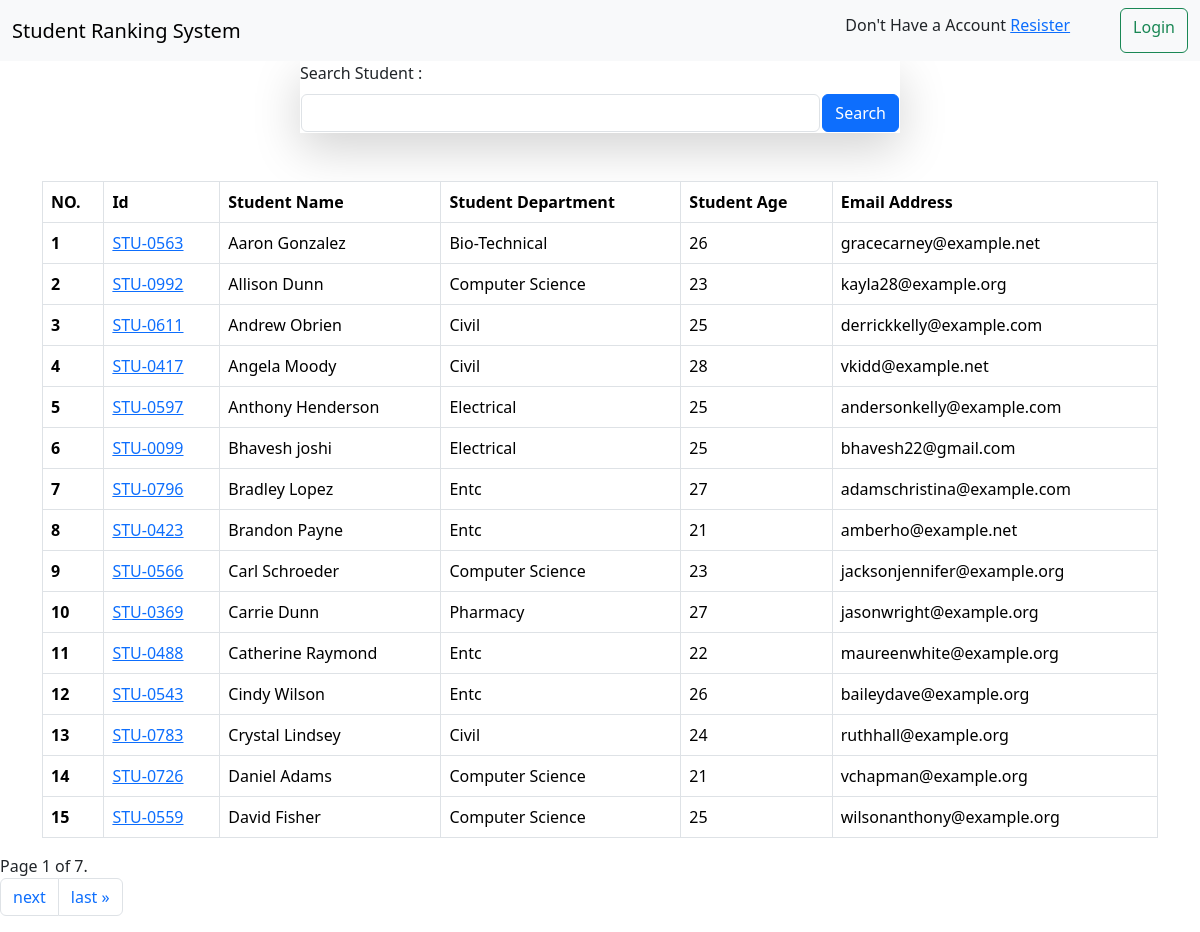
The page / on the database its author committed.
### student/models.py (models this page shows, shortened)
class Student(models.Model):  # Added missing inheritance
    department = models.ForeignKey(Department, related_name="depart", on_delete=models.CASCADE)
    student_id = models.OneToOneField(StudentID, related_name="studentid", on_delete=models.CASCADE)  # Fixed on_delete
    student_name = models.CharField(max_length=100)
    student_email = models.EmailField(unique=True)  # Fixed spelling
    student_age = models.IntegerField(default=18)
    student_address = models.CharField(max_length=100)
    class Meta:
        ordering = ['student_name']
        verbose_name = "student"  # Fixed incorrect tuple format

class StudentID(models.Model):
    student_id = models.CharField(max_length=100, unique=True)
    def __str__(self) -> str:
        return self.student_id

class Department(models.Model):
    department = models.CharField(max_length=100)
    def __str__(self) -> str:
        return self.department
    class Meta:
        ordering = ['department']

### student/views.py (the view)
# urls.py: path('', students,),
def students(request):
    queryset=  Student.objects.all()
    if request.GET.get('s-student'):
        query = request.GET.get('s-student')
        queryset= queryset.filter(Q(student_name__icontains=query) | Q(student_age__icontains=query) |
        Q(student_email__icontains=query)| Q(department__department__icontains=query))
    paginator = Paginator(queryset, 15)  # Show 25 contacts per page.
    query = request.GET.get('s-page', '')
    page_number = request.GET.get("page", query)
    page_obj = paginator.get_page(page_number)
    context = {"queryset": page_obj}  # Pass the students queryset, not query string
    return render(request, 'report/student.html', context)

### student/templates/report/student.html (shortened to what this page needs)
{% extends 'base.html' %}
{% block head %}
    <div mx-auto col-6>
      <form class="col-6 mx-auto shadow-lg"  method="GET"   >
         <div class="mb-3 mt-0">
          <table>
            <tr>
            <label for="exampleInputEmail1" class="form-label">Search Student :</label>
            <th><input  style="margin-right: 300px;" type="text" class="form-control" name="s-student"></th>
            <th><button search="s-student" class="btn btn-primary">Search</button ></th>
            </tr>
            </table>
         </div>
      </form>
    </div>
    <div class="container mt-5">
    <table class="table table-bordered">
      <thead>
        <tr>
          <th scope="col">NO. </th>
          <th scope="col">Id </th>
          <th scope="col">Student Name</th>
          <th scope="col">Student Department</th>
          <th scope="col">Student Age</th>
          <th scope="col">Email Address</th>
        </tr>
      </thead>
      <tbody>
        {% for student in queryset %}
        <tr>
          <th>{{ forloop.counter }}</th>
          <td>
             <a href="{% url 'see_marks' student.student_id  %}">{{ student.student_id }} </a>
         </td>
          <td>{{ student.student_name }} </td>
          <td> {{ student.department }}</td>
          <td>{{ student.student_age }} </td>
          <td>{{ student.student_email }} </td>
        </tr>
        {% endfor %}
      </tbody>
    </table>
  </div>
    <nav aria-label="...">
      <span class="current">
        Page {{ queryset.number }} of {{ queryset.paginator.num_pages }}.
    </span>
        <ul class="pagination">
            {% if queryset.has_next %}
                <li class="page-item "><a class="page-link"   href="?page={{ queryset.next_page_number }}">next</a></li>
                <li class="page-item "><a  class="page-link"  href="?page={{ queryset.paginator.num_pages }}">last &raquo;</a></li>
            {% endif %}
        </ul>
    </nav>
    {% endblock %}

### student/templates/base.html (shortened to what this page needs)
<!DOCTYPE html>
<html lang="en">
  <head>
    <link href="https://cdn.jsdelivr.net/npm/bootstrap@5.3.3/dist/css/bootstrap.min.css" rel="stylesheet">
</head>
<body>
  <nav class="navbar bg-body-tertiary ">
    <div class="container-fluid">
      <a class="navbar-brand">Student Ranking System</a>
      <form class="d-flex" role="search">
        {% if request.user.is_authenticated %}
       <h5 style="color: rgb(179, 164, 194); margin-right: 50px; margin-top: 10px;"> </h5>
            <a href="/logout/" class="btn btn-outline-danger">Logout</a>
        {% else %}
              <p style="margin-top: 5px; margin-right: 50px;">Don't Have a Account  <a href="\register\"> Resister </a></p>
            <a href="/login/" class="btn btn-outline-success">Login</a>
        {% endif %}
    </form>
    </div>
  </nav>
{% block head %}
{% endblock %}
</body>
</html>

### rows shown on the page
Student: student_id "STU-0563", student_name "Aaron Gonzalez", department "Bio-Technical", student_age "26", student_email "gracecarney@example.net"
Student: student_id "STU-0992", student_name "Allison Dunn", department "Computer Science", student_age "23", student_email "kayla28@example.org"
Student: student_id "STU-0611", student_name "Andrew Obrien", department "Civil", student_age "25", student_email "derrickkelly@example.com"
Student: student_id "STU-0417", student_name "Angela Moody", department "Civil", student_age "28", student_email "vkidd@example.net"
Student: student_id "STU-0597", student_name "Anthony Henderson", department "Electrical", student_age "25", student_email "andersonkelly@example.com"
Student: student_id "STU-0099", student_name "Bhavesh joshi", department "Electrical", student_age "25", student_email "bhavesh22@gmail.com"
Student: student_id "STU-0796", student_name "Bradley Lopez", department "Entc", student_age "27", student_email "adamschristina@example.com"
Student: student_id "STU-0423", student_name "Brandon Payne", department "Entc", student_age "21", student_email "amberho@example.net"
Student: student_id "STU-0566", student_name "Carl Schroeder", department "Computer Science", student_age "23", student_email "jacksonjennifer@example.org"
Student: student_id "STU-0369", student_name "Carrie Dunn", department "Pharmacy", student_age "27", student_email "jasonwright@example.org"
Student: student_id "STU-0488", student_name "Catherine Raymond", department "Entc", student_age "22", student_email "maureenwhite@example.org"
Student: student_id "STU-0543", student_name "Cindy Wilson", department "Entc", student_age "26", student_email "baileydave@example.org"
Student: student_id "STU-0783", student_name "Crystal Lindsey", department "Civil", student_age "24", student_email "ruthhall@example.org"
Student: student_id "STU-0726", student_name "Daniel Adams", department "Computer Science", student_age "21", student_email "vchapman@example.org"
Student: student_id "STU-0559", student_name "David Fisher", department "Computer Science", student_age "25", student_email "wilsonanthony@example.org"

### other values the page prints
{{ queryset.number }} "1"
{{ queryset.paginator.num_pages }} "7"
